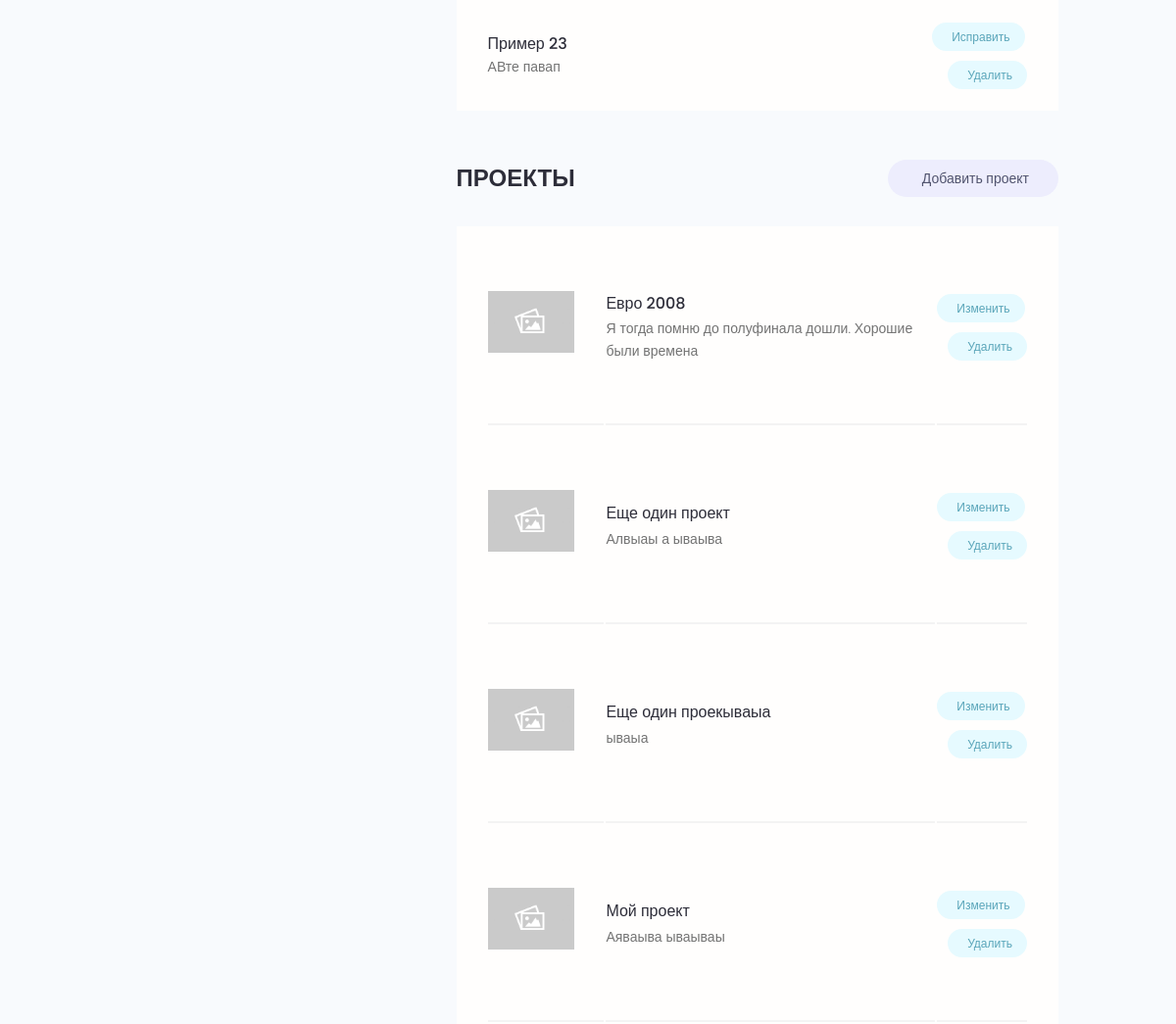
The app's page /account/ (signed in, middle part), older data.
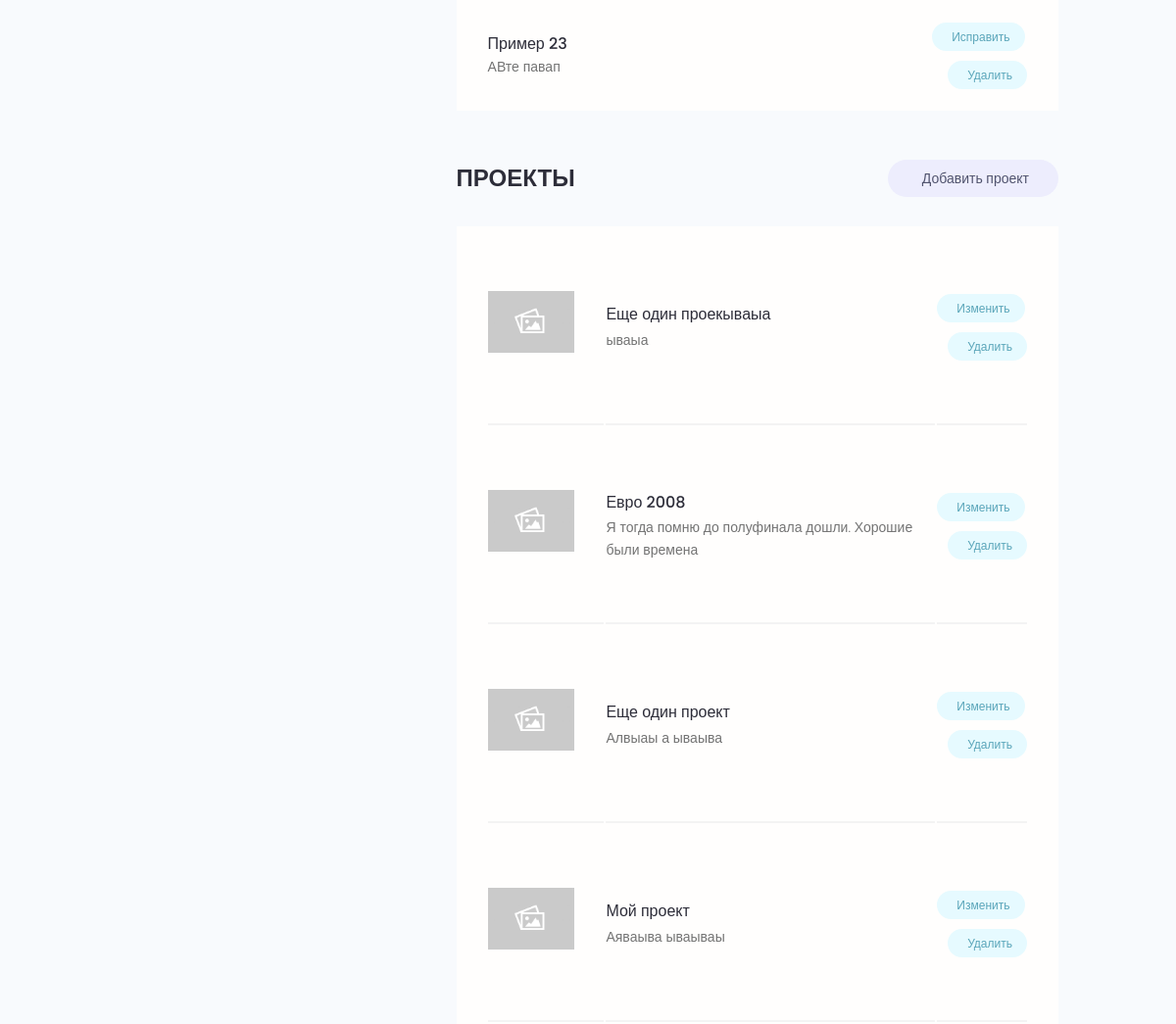
The same page, newer data.
### users/models.py (models this page shows, shortened)
class Skill(models.Model):
    owner = models.ForeignKey(Profile, blank=True, null=True, on_delete = models.CASCADE, verbose_name ='Разработчик')
    name = models.CharField(max_length=150, blank=True, null=True, verbose_name= 'Наименование')
    description = models.TextField(blank=True, null=True, verbose_name='Описание')
    created = models.DateTimeField(auto_now_add=True, verbose_name='Создано')
    id = models.UUIDField(default=uuid.uuid4, unique=True, blank=True, primary_key=True)
    class Meta:
        verbose_name = 'Навык'
        verbose_name_plural = 'Навыки'

### projects/models.py (models this page shows, shortened)
class Project(models.Model):
    owner = models.ForeignKey(Profile, blank=True, null=True, on_delete=models.CASCADE, verbose_name='Автор')
    title = models.CharField(max_length=200, verbose_name='Название Проекта')
    description = models.TextField(null = True, blank=True, verbose_name='Описание проекта') #blank means we can submit withou being be filled
    featured_image = models.ImageField(null=True, blank=True, default="default.jpg")
    demo_link = models.CharField(max_length= 2000, null=True, blank=True, verbose_name='Демо ссылка')
    source_link = models.CharField(max_length=2000, null=True, blank=True, verbose_name='Ссылка на проект')
    tags = models.ManyToManyField('Tag', blank=True, verbose_name='Тэги')
    created = models.DateTimeField(auto_now_add=True, verbose_name='Дата создания') #generate autimcally date
    id = models.UUIDField(default= uuid.uuid4, unique=True, primary_key=True, editable=False) #16 char string nums and letters
    vote_total = models.IntegerField(default=0, null=True, blank=True, verbose_name='Итого голосов')
    vote_ratio = models.IntegerField(default=0, null=True, blank=True, verbose_name='Соотношение голосов')
    class Meta:
        verbose_name = 'Проект'
        verbose_name_plural = "Проекты"
        ordering = ['-vote_total', '-vote_ratio', 'title']

### users/views.py (the view)
# urls.py: path('account/', accountUser, name = 'account'),
@login_required(login_url='login')
def accountUser(requests):
    profile = requests.user.profile
    skills = profile.skill_set.all()
    context = {
        'profile': profile,
        'skills': skills
    }
    return render(requests, 'users/account.html', context=context)

### users/templates/users/account.html (shortened to what this page needs)
{% extends 'main.html' %}
{% block content %}
  <main class="settingsPage profile my-md">
    <div class="container">
      <div class="layout">
        <div class="column column--1of3">
        </div>
        <div class="column column--2of3">
          <table class="settings__table">
            {% for skill in skills %}
            <tr>
              <td class="settings__tableInfo">
                <h4>{{skill.name}}</h4>
                <p>
                 {{skill.description}}
                </p>
              </td>
              <td class="settings__tableActions">
                <a class="tag tag--pill tag--main settings__btn" href="{% url 'updateskills' skill.id %}"> Исправить</a>
                <a class="tag tag--pill tag--main settings__btn" href="{% url 'deleteskills' skill.id %}?next=/account">
                  Удалить</a>
              </td>
            </tr>
            {% endfor %}
          </table>
          <div class="settings">
            <h3 class="settings__title">Проекты</h3>
            <a class="tag tag--pill tag--sub settings__btn tag--lg" href="{% url 'createform' %}"> Добавить проект</a>
          </div>
          <table class="settings__table">
            {% for project in profile.project_set.all %}
            <tr>
              <td class="settings__thumbnail">
                <a href="{% url 'project' project.id %}"><img src="{{project.featured_image.url }}" alt="Project Thumbnail" /></a>
              </td>
              <td class="settings__tableInfo">
                <a href="{% url 'project' project.id %}">{{ project.title }}</a>
                <p>
                  {{project.description|slice:"150"}}
                </p>
              </td>
              <td class="settings__tableActions">
                <a class="tag tag--pill tag--main settings__btn" href="{% url 'updateproject' project.id %}"> Изменить</a>
                <a class="tag tag--pill tag--main settings__btn" href="{% url 'deleteproject' project.id %}?next=/account">
                  Удалить</a>
              </td>
            </tr>
            {% endfor %}
          </table>
        </div>
      </div>
    </div>
  </main>
{% endblock %}

Row changes from the older to the newer data that the page shows:
changed Project "Еще один проекываыа": moves up the list
